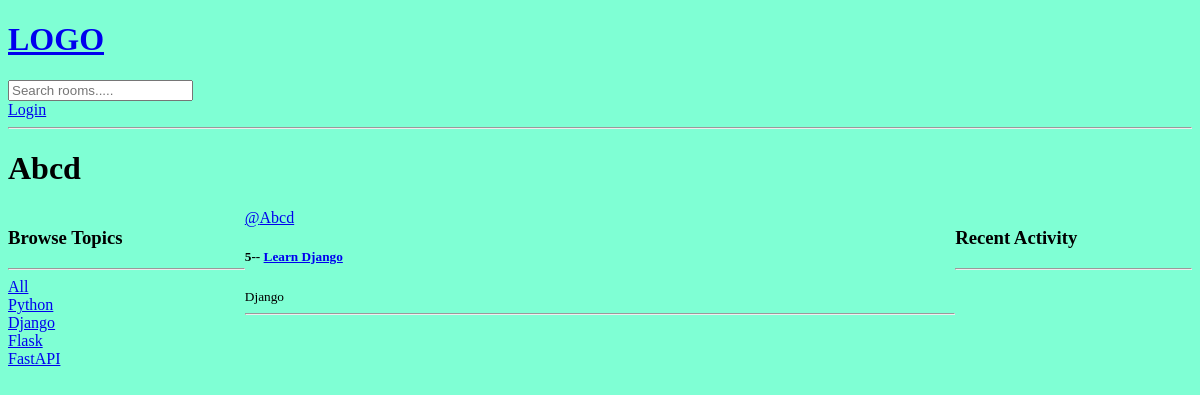
/profile/2, run on an earlier commit of the app's database.
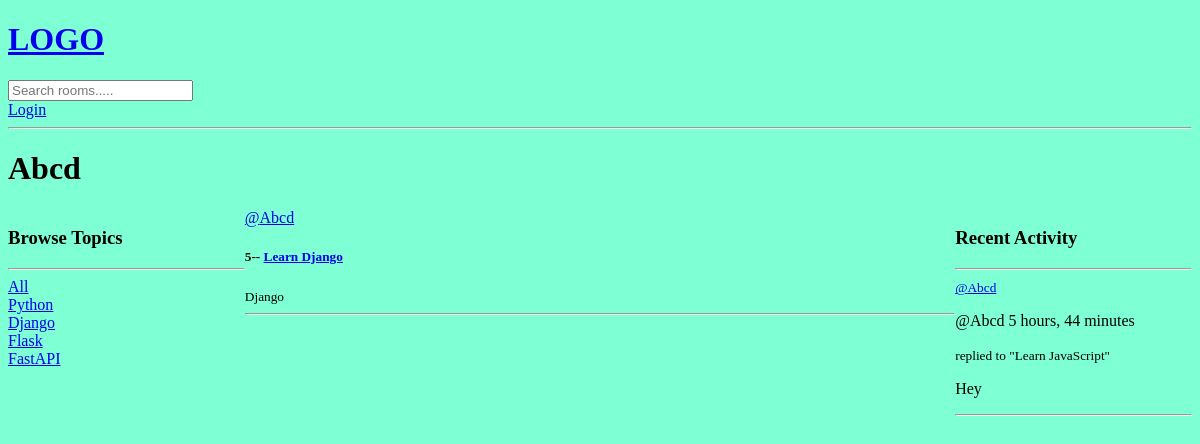
And on a later commit of the database.
### app/models.py (models this page shows, shortened)
class Topic(models.Model):
    name=models.CharField(max_length=100)

class Room(models.Model):
    host=models.ForeignKey(User, on_delete=models.SET_NULL, null=True)
    topic=models.ForeignKey(Topic, on_delete=models.SET_NULL, null=True)
    name=models.CharField(max_length=100)
    description=models.TextField(null=True, blank=True)
    participants=models.ManyToManyField(User, related_name='participants', blank=True)
    updated=models.DateTimeField(auto_now=True)
    created=models.DateTimeField(auto_now_add=True)
    class Meta:
        ordering=['-updated','-created']
    def __str__(self):
        return self.name

class Message(models.Model):
    user=models.ForeignKey(User, on_delete=models.CASCADE)
    room=models.ForeignKey(Room, on_delete=models.CASCADE)
    body=models.TextField()
    updated=models.DateTimeField(auto_now=True)
    created=models.DateTimeField(auto_now_add=True)
    class Meta:
        ordering=['-updated','-created']
    def __str__(self):
        return self.body[0:50]

### app/views.py (the view)
# urls.py: path('profile/<str:pk>', views.userProfile, name='profile')
def userProfile(request, pk):
    user=User.objects.get(id=pk)
    rooms=user.room_set.all()
    room_messages=user.message_set.all()
    topics=Topic.objects.all()
    return render(request, 'app/profile.html', {'user':user, 'rooms':rooms, 'room_messages':room_messages, 'topics':topics})

### app/templates/app/profile.html (shortened to what this page needs)
{% extends 'main.html' %}
{% block content %}
<h1>{{user.username}}</h1>
<div class="profile_container">
    <div>
        {% include 'app/topics_component.html' %}
    </div>
    <div>
        {% include 'app/feed_component.html' %}
    </div>
    <div>
        {% include 'app/activity_component.html' %}
    </div>
</div>
{% endblock %}

### templates/main.html (shortened to what this page needs)
<!DOCTYPE html>
{% load static %}
<html lang="en">
<head>
    <link rel="stylesheet" href="{% static 'styles/main.css' %}">
</head>
<body>
    {% include 'nav.html' %}
    {% block content %}{% endblock %}
</body>
</html>

### templates/nav.html
<a href="/">
    <h1>LOGO</h1>
</a>
<form action="{% url 'home' %}" method="get">
<input type="text" name="q" placeholder="Search rooms....."/>
</form>
{% if request.user.is_authenticated %}
<a href="{% url 'logout' %}">Logout</a>
{% else %}
<a href="{% url 'login' %}">Login</a>
{% endif %}
<hr>

### app/templates/app/topics_component.html
<h3>Browse Topics</h3>
<hr>
<div>
    <a href="{% url 'home' %}">All</a>
</div>
{% for topic in topics %}
<div>
    <a href="{% url 'home' %}?q={{topic.name}}">{{topic.name}}</a>
</div>
{% endfor %}

### app/templates/app/feed_component.html (shortened to what this page needs)
<div>
    {% for room in rooms %}
        <div>
            <a href="{% url 'profile' room.host.id %}">@{{ room.host.username }}</a>
            <h5>{{room.id}}-- <a href="{% url 'room' room.id %}"> {{room.name}}</a></h5>
            <small>{{room.topic.name}}</small>
            <hr>
        </div>
    {% endfor %}
</div>

### app/templates/app/activity_component.html (shortened to what this page needs)
<h3>Recent Activity</h3>
<hr>
{% for message in room_messages %}
<div>
    <small> <a href="{% url 'profile' message.user.id %}">@{{message.user}}</a> </small>
    <p>@{{message.user}}  {{message.created|timesince}}</p>
    <small>replied to "{{message.room}}"</small>
    <p>{{message}}</p>
    <hr>
</div>
{% endfor %}

### static/styles/main.css (style rules this page uses)
body { background-color: aquamarine; }

### app/templates/app/profile.html (style rules this page uses)
.profile_container { display: grid; grid-template-columns: 1fr 3fr 1fr; }

What changed in the data, as far as the page shows it:
added Message: user "Abcd", created "5 hours, 44 minutes", room "Learn JavaScript", body "Hey"
